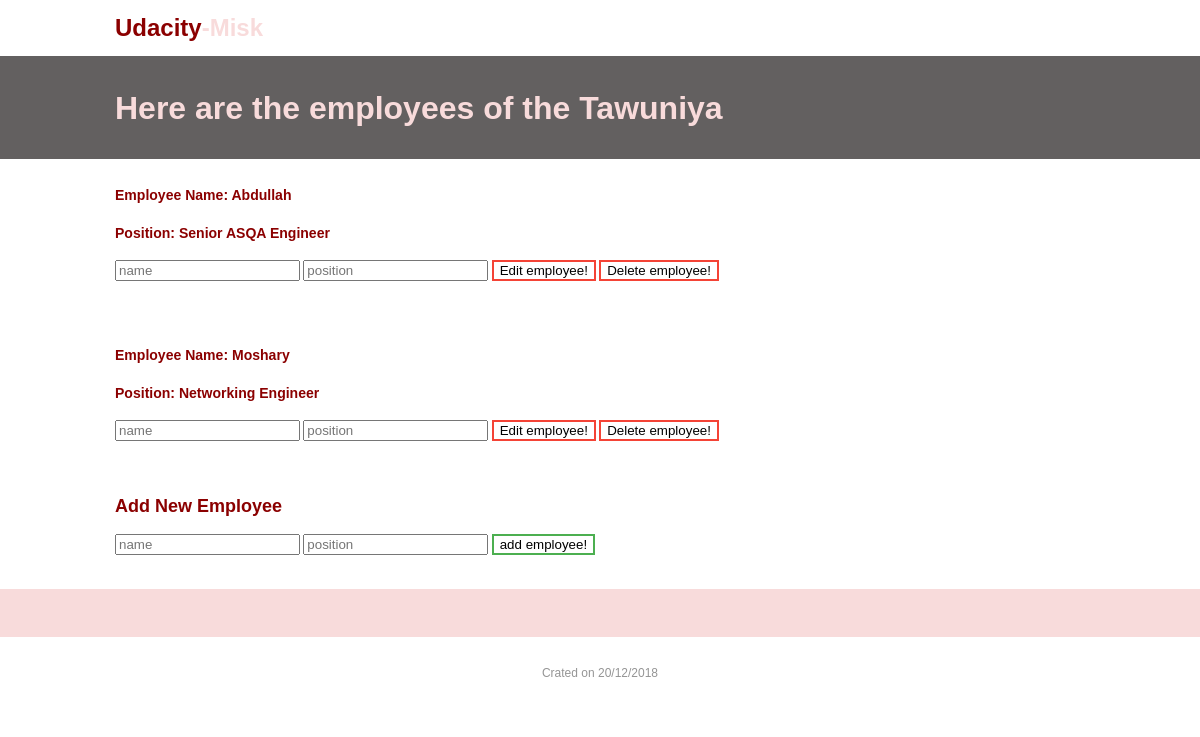
/Company/7, run on the app's committed database.
### CreateDB.py (models this page shows, shortened)
class Company(Base):
    __tablename__ = 'company'
    id = Column(Integer, primary_key=True)
    name = Column(String(250), nullable=False)

class Employee(Base):
    __tablename__ = 'employee'
    name = Column(String(80), nullable=False)
    id = Column(Integer, primary_key=True)
    position = Column(String(250))
    company_id = Column(Integer, ForeignKey('company.id'))
    company = relationship(Company)
    user_id = Column(Integer, ForeignKey('user.id'))
    user = relationship(User)

### __init__.py (the view)
@app.route('/Company/<int:company_id>', methods=['GET', 'POST'])
def showCompany(company_id):
    company = session.query(Company).filter_by(id=company_id).first()
    employee = session.query(Employee).filter_by(company_id=company_id).all()
    if request.method == 'POST':
        if login_session.get('credentials') is None:  # position
            return redirect(url_for('login'))
        newEmployee = Employee(name=request.form['name'],
                               position=request.form['position'],
                               company_id=company_id,
                               user_id=login_session['user_id'])
        session.add(newEmployee)
        session.commit()
        flash("New employee has been added")
        return redirect(url_for('showCompany', company_id=company_id))
    else:
        return render_template('company.html',
                               company=company,
                               employee=employee)

### templates/company.html (shortened to what this page needs)
<html>
<head>
	<head>
	</head>
<body>
	<div id="page">
		<header id="header">
			<div id="header-inner">
				<div id="logo">
					<h1><a href="/">Udacity<span>-Misk</span></a></h1>
				</div>
			</div>
			<div class="feature">
				<div class="feature-inner">
					<h1>Here are the employees of the {{company.name}}</h1>
				</div>
			</div>
			<a style="font-family:courier; font-size:160%;color:red;">
				{% for i in employee %} </a>
			<div id="content">
				<div id="content-inner">
					<div>
						<h3> <span class="label Name ">Employee Name: </span> {{i.name}}</h3>
						<h3><span class="label Position">Position: </span> {{i.position}}</h3>
						<div class="mdl-grid mdl-shadow--2dp form-grid mdl-color--white margin-top-10">
							<form method='POST' enctype='multipart/form-data' action='{{ url_for('editEmployee',company_id=company.id, employee_id = i.id)}}'>
								<input type='text' name='name' placeholder='name' />
								<input type='text' name='position' placeholder='position' />
								<button class=button1 type='submit'> Edit employee! </button>
								<form method='POST' enctype='multipart/form-data' action='{{ url_for('deleteEmployee',company_id=company.id, employee_id = i.id)}}'>
									<button class=button1 type='submit'> Delete employee! </button>
								</form>
							</form>
						</div>
						{% endfor %}
						<h2> Add New Employee </h2>
						<form method='POST' enctype='multipart/form-data' action='{{ url_for('showCompany',company_id=company.id)}}'>
							<input type='text' name='name' placeholder='name' />
							<input type='text' name='position' placeholder='position' />
							<button class=button2 type='submit'> add employee! </button>
						</form>
</div>
</div>
</header>
</head>
	<div id="footerblurb">
			<div id="footerblurb-inner">
			</div>
			</div>
		<footer id="footer">
			<div id="footer-inner">
				<p>Crated on 20/12/2018</p>
			</div></footer>
</body>
</html>

### templates/company.html (style rules this page uses)
html, #page { padding: 0; margin: 0; }
body { margin: 0; padding: 0; width: 100%; color: #959595; font: normal 12px/2.0em Sans-Serif; }
h1, h2, h3, h4, h5, h6 { color: darkred; }
#logo { padding: 0; width: auto; float: left; }
#logo h1 a, h1 a:hover { color: darkred; text-decoration: none; }
#logo h1 span { color: #f8dbdb; }
#header-inner { margin: 0 auto; padding: 0; width: 970px; }
.feature { background: rgb(99, 96, 96); padding: 18px; }
.feature-inner { margin: auto; width: 970px; }
.feature-inner h1 { color: #f8dbdb; font-size: 32px; }
#content-inner { margin: 0 auto; padding: 10px 0; width: 970px; background: #fff; }
#footerblurb { background: #f8dbdb; color: rgb(99, 96, 96); }
#footerblurb-inner { margin: 0 auto; width: 922px; padding: 24px; }
#footer { background: #fff; }
#footer-inner { margin: auto; text-align: center; padding: 12px; width: 922px; }
.button1 { background-color: white; color: black; border: 2px solid #f44336; }
.button2 { background-color: white; color: black; border: 2px solid #4CAF50; }

### data on the page
Company: name "Tawuniya"
Employee: name "Abdullah", position "Senior ASQA Engineer"
Employee: name "Moshary", position "Networking Engineer"
